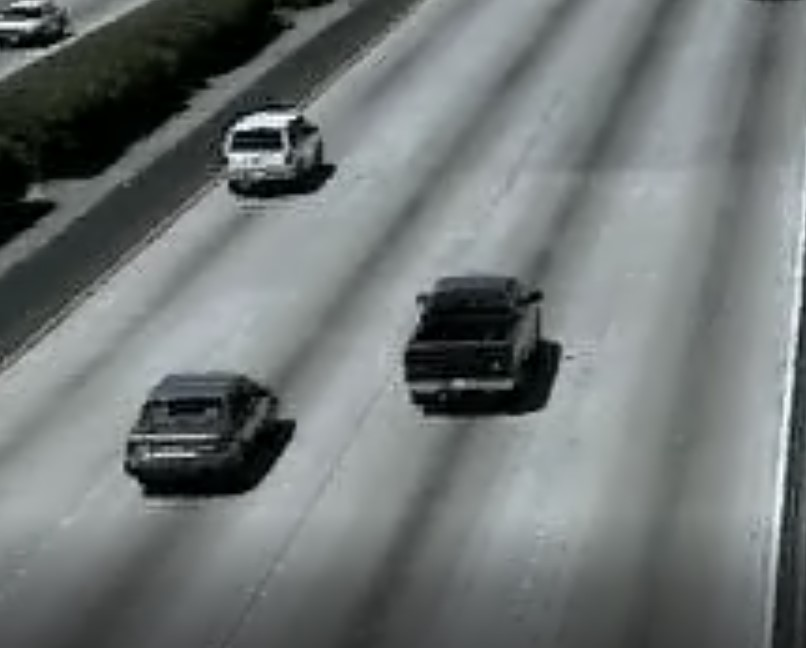
#> input picture images/test5.jpg, 806 x 648 px
$ python image_poc.py
#> lines starting #> are read from the running program, lines starting #| are printed output that depends on the picture; after the words box and inside, x2 and y2 are one past the last pixel; in counts of white or black regions, pixels touching at a corner belong together
import cv2

# Ruta del archivo XML del clasificador Haar Cascade entrenado
cascade_path = 'cars.xml'

# Ruta de la imagen de prueba
image_path = 'images/test5.jpg'

# Cargar el clasificador entrenado
trained_cascade = cv2.CascadeClassifier(cascade_path)

# Cargar la imagen de prueba
image = cv2.imread(image_path)
#> image is the input picture: shape (648, 806, 3); mean B, G, R 117, 117.2, 111.8

# Redimensionar la imagen a 320x240
resized_image = cv2.resize(image, (320, 240))
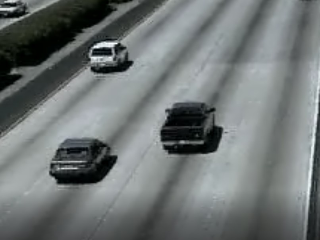
#> resized_image: shape (240, 320, 3); mean B, G, R 116.9, 117.1, 111.7

# Convertir la imagen redimensionada a escala de grises
gray = cv2.cvtColor(resized_image, cv2.COLOR_BGR2GRAY)


     # Detectar objetos en el fotograma usando el clasificador con ajustes
 # Detectar objetos en el fotograma usando el clasificador con ajustes
objects = trained_cascade.detectMultiScale(
        gray,
        scaleFactor=1.1,      # Ajusta el factor de escala
        minNeighbors=1,       # Ajusta el número mínimo de vecinos
        minSize=(10, 10),      # Ajusta el tamaño mínimo del objeto
        flags=cv2.CASCADE_SCALE_IMAGE
    )
#> objects = [[68, 20, 76, 76], [31, 110, 95, 95]]

# Dibujar rectángulos alrededor de los objetos detectados
for (x, y, w, h) in objects:
    cv2.rectangle(resized_image, (x, y), (x+w, y+h), (0, 255, 0), 2)
#> this loop made 2 passes
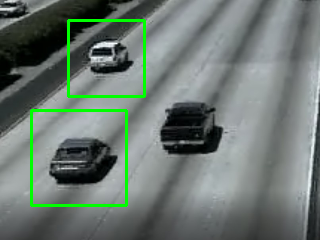
#> resized_image: shape (240, 320, 3); 2.66% of pixels changed, all inside (x1, y1, x2, y2) = (30, 19, 146, 207)

# Mostrar la imagen redimensionada con los objetos detectados
# Guarda la imagen procesada
cv2.imwrite('output_image.jpg', resized_image)
#cv2.imshow('Detected Objects', resized_image)
#cv2.waitKey(0)
#cv2.destroyAllWindows()

$ run again, with images/test1.jpeg copied over images/test5.jpg
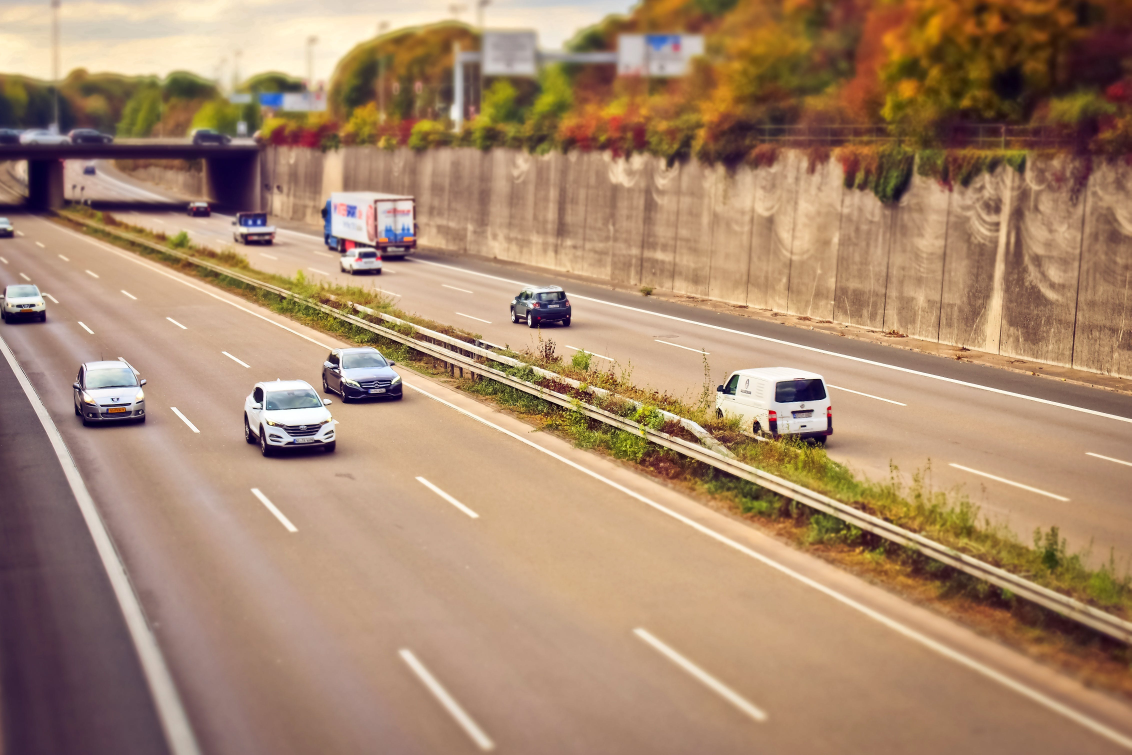
#> input picture images/test1.jpeg, 4525 x 3017 px (shown at 1/4 size)
#> image is the input picture: shape (3017, 4525, 3); mean B, G, R 110, 136.8, 168.4
#> `gray = cv2.cvtColor(resized_image, cv2.COLOR_BGR2GRAY)`:
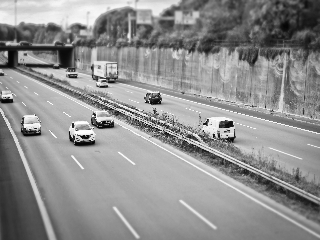
#> gray: shape (240, 320); min 2, max 255, mean 143.1
#> objects = [[91, 107, 30, 30], [65, 118, 40, 40]]
#> the loop `for (x, y, w, h) in objects:` made 2 passes
#> after the loop `for (x, y, w, h) in objects:`:
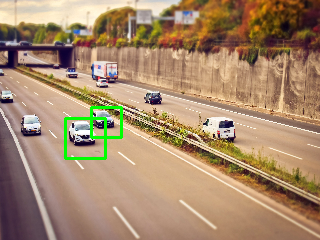
#> resized_image: shape (240, 320, 3); mean B, G, R 108.4, 137.7, 166.2

$ run again, with images/test3.jpeg copied over images/test5.jpg
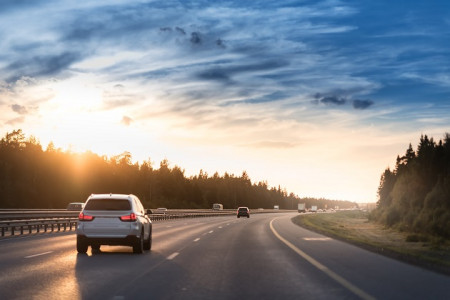
#> input picture images/test3.jpeg, 450 x 300 px
#> image is the input picture: shape (300, 450, 3); mean B, G, R 140.8, 137.1, 136
#> `gray = cv2.cvtColor(resized_image, cv2.COLOR_BGR2GRAY)`:
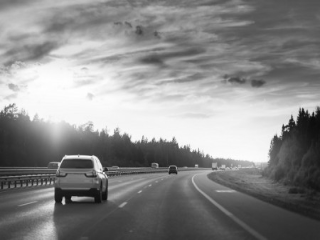
#> gray: shape (240, 320); min 12, max 255, mean 137.1
#> objects = [[163, 159, 21, 21], [105, 160, 23, 23], [243, 68, 26, 26], [66, 60, 34, 34], [124, 31, 47, 47]]
#> the loop `for (x, y, w, h) in objects:` made 5 passes
#> after the loop `for (x, y, w, h) in objects:`:
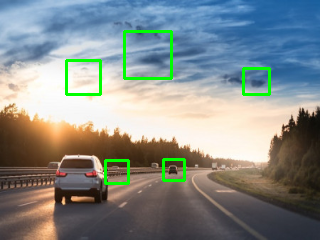
#> resized_image: shape (240, 320, 3); mean B, G, R 137, 139.4, 132.4
